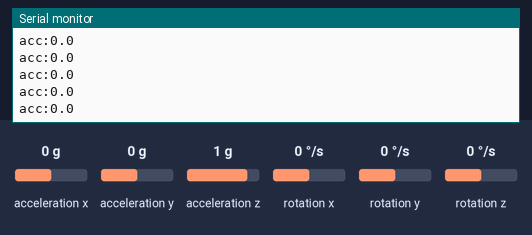
Simulated run of this sketch. Board: ESP32. Shown: the last lines printed to the serial monitor. Wiring (inferred from the names in the program): MPU-6050 motion sensor at I2C address 0x68. The inputs (shaded band) are chosen by the test bench; at power-on: acceleration y 0 g, acceleration z 1 g, acceleration x 0 g, rotation x 0 °/s, rotation y 0 °/s, rotation z 0 °/s.

Above: at 1.2 s.
1.3 s: acceleration y set to -1.4 g
At 2.4 s:
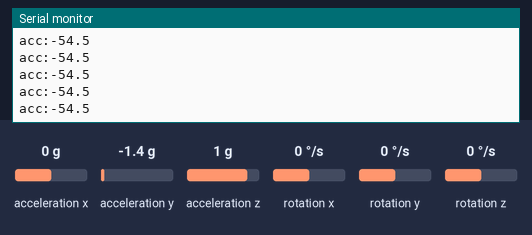
2.8 s: acceleration z set to -1.4 g
At 3.4 s:
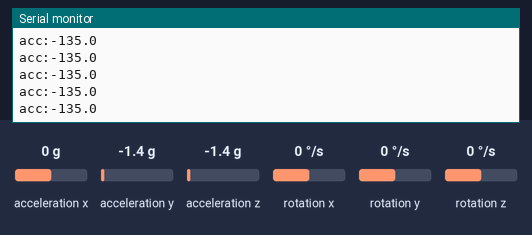
4.3 s: acceleration y set to -0.8 g
At 4.9 s:
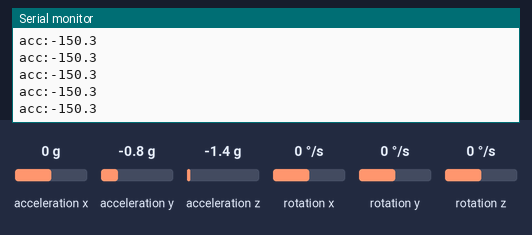
Timing chart, 0 to 7.3 s (numbered marks = the images above; inputs shaded):
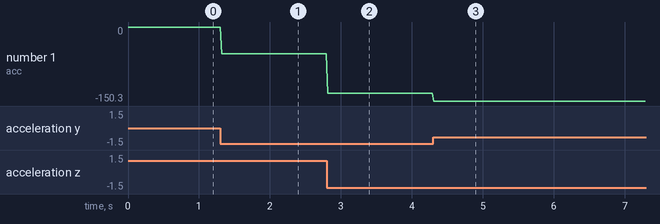

The sketch:

l26_mpu6050_s2.ino
```cpp
// Шаг 2 (урок 26): угол наклона только по акселерометру.
#include <Wire.h>

const uint8_t MPU_ADDR = 0x68;
const uint8_t REG_PWR_MGMT_1 = 0x6B;      // управление питанием
const uint8_t REG_ACCEL_XOUT = 0x3B;      // отсюда подряд идут 14 байт измерений
const uint8_t REG_WHO_AM_I = 0x75;        // «паспорт» микросхемы

void writeReg(uint8_t reg, uint8_t value) {
  Wire.beginTransmission(MPU_ADDR);
  Wire.write(reg);
  Wire.write(value);
  Wire.endTransmission();
}

bool readRegs(uint8_t reg, uint8_t* buf, size_t n) {
  Wire.beginTransmission(MPU_ADDR);
  Wire.write(reg);                                    // с какого регистра читать
  if (Wire.endTransmission(false) != 0) return false; // датчик не ответил
  if (Wire.requestFrom(MPU_ADDR, n) != n) return false;
  for (size_t i = 0; i < n; i++) buf[i] = Wire.read();
  return true;
}

void setup() {
  Serial.begin(115200);
  Wire.begin(8, 9);
  uint8_t id = 0;
  if (!readRegs(REG_WHO_AM_I, &id, 1)) {
    Serial.println("MPU6050 не отвечает: проверьте провода и адрес");
  } else {
    Serial.printf("WHO_AM_I = 0x%02X\n", id);
  }
  writeReg(REG_PWR_MGMT_1, 0);            // после включения датчик спит -- будим
}

void loop() {
  uint8_t b[14];
  if (!readRegs(REG_ACCEL_XOUT, b, 14)) { delay(500); return; }

  int16_t ay = (int16_t)((b[2] << 8) | b[3]);         // два байта -> число со знаком
  int16_t az = (int16_t)((b[4] << 8) | b[5]);

  float accAngle = atan2(ay, az) * 57.2958;           // наклон по акселерометру
  Serial.printf("acc:%.1f\n", accAngle);              // формат для Serial Plotter
  delay(20);
}
```

Measured:
- after the input at 1.3 s, the serial monitor: prints a new line at once (image 1)
- after the input at 2.8 s, the serial monitor: prints a new line at once (image 2)
- after the input at 4.3 s, the serial monitor: prints a new line at once (image 3)
- plotted number 1: 0 → -54.5 after the input at 1.3 s, -54.5 → -135 after the input at 2.8 s, -135 → -150.3 after the input at 4.3 s
